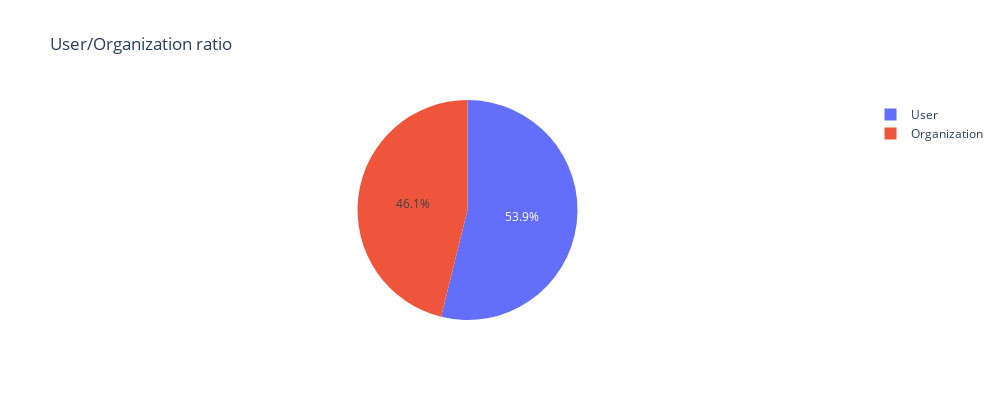
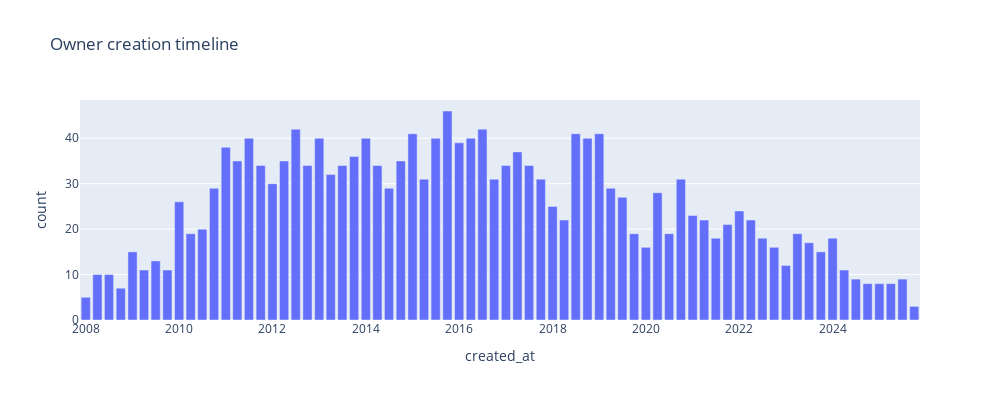
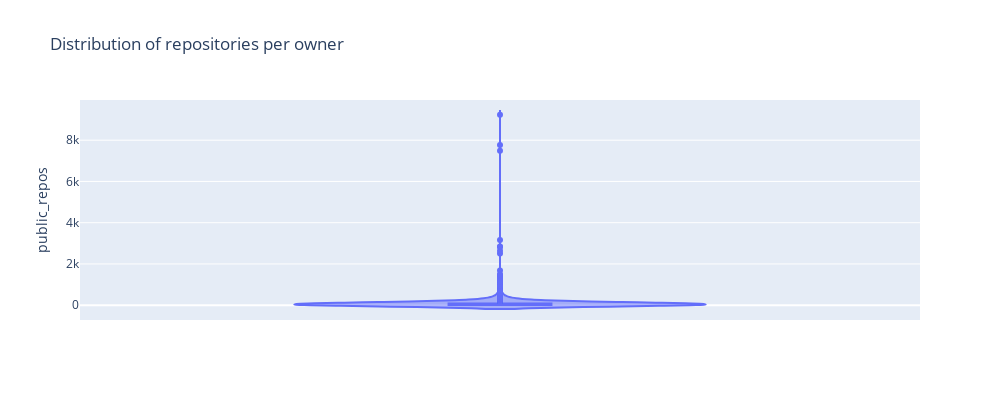
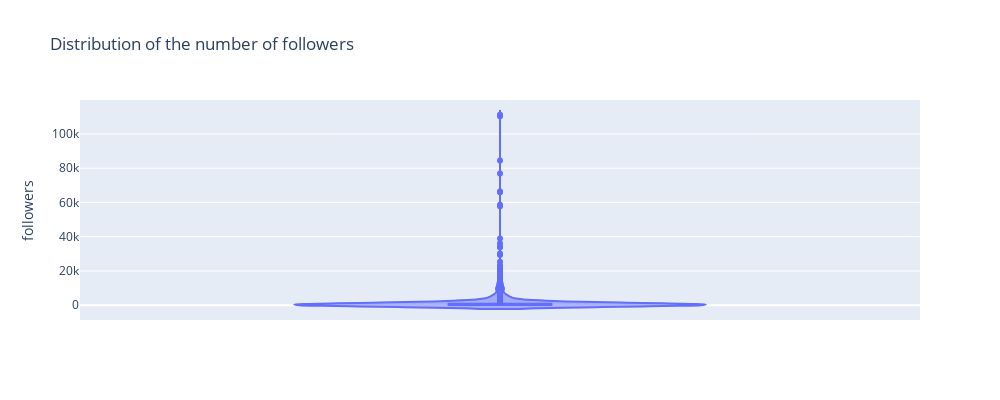

Here is the notebook cell these charts were saved with, in order:
### Markdown cell above
## Owners Data Analysis

This section explores characteristics of repository owners, including owner types, activity levels, and popularity metrics.

### Code cell
# User vs Organization ratio
fig = px.pie(
    owners,
    names='owner_type',
    title='User/Organization ratio'
)
fig.show()


# Owner creation timeline
fig = px.bar(
    owners.groupby(pd.Grouper(key='created_at', freq='QS')).size().reset_index(name='count'), 
    x='created_at', 
    y='count', 
    title='Owner creation timeline'
)
fig.show()

df_max = owner_snaps.groupby('owner_id').max()[['followers', 'public_repos']]

# Distribution of repositories per owner
fig = px.violin(
    df_max,
    y='public_repos',
    box=True,
    points='outliers',
    title='Distribution of repositories per owner'
)
fig.show()

# Distribution of followers per owner
fig = px.violin(
    df_max,
    y='followers',
    box=True,
    points='outliers',
    title='Distribution of the number of followers'
)
fig.show()

### Figure 1 — Plotly figure (JSON) as saved in the notebook; plotly's stock layout.template omitted (floating-point values rounded to 4 significant figures; data arrays with more than 128 entries replaced by an {"elided": "..."} marker saying what was removed)
{"data": [{"domain": {"x": [0, 1], "y": [0, 1]}, "hovertemplate": "owner_type=%{label}<extra></extra>", "labels": {"elided": "1829 str values"}, "legendgroup": "", "name": "", "showlegend": true, "type": "pie"}], "layout": {"height": 400, "legend": {"tracegroupgap": 0}, "title": {"text": "User/Organization ratio"}, "width": 1000}}

### Figure 2 — Plotly figure (JSON) as saved in the notebook; plotly's stock layout.template omitted (floating-point values rounded to 4 significant figures)
{"data": [{"hovertemplate": "created_at=%{x}<br>count=%{y}<extra></extra>", "legendgroup": "", "marker": {"color": "#636efa", "pattern": {"shape": ""}}, "name": "", "orientation": "v", "showlegend": false, "textposition": "auto", "type": "bar", "x": ["2008-01-01T00:00:00.000000000", "2008-04-01T00:00:00.000000000", "2008-07-01T00:00:00.000000000", "2008-10-01T00:00:00.000000000", "2009-01-01T00:00:00.000000000", "2009-04-01T00:00:00.000000000", "2009-07-01T00:00:00.000000000", "2009-10-01T00:00:00.000000000", "2010-01-01T00:00:00.000000000", "2010-04-01T00:00:00.000000000", "2010-07-01T00:00:00.000000000", "2010-10-01T00:00:00.000000000", "2011-01-01T00:00:00.000000000", "2011-04-01T00:00:00.000000000", "2011-07-01T00:00:00.000000000", "2011-10-01T00:00:00.000000000", "2012-01-01T00:00:00.000000000", "2012-04-01T00:00:00.000000000", "2012-07-01T00:00:00.000000000", "2012-10-01T00:00:00.000000000", "2013-01-01T00:00:00.000000000", "2013-04-01T00:00:00.000000000", "2013-07-01T00:00:00.000000000", "2013-10-01T00:00:00.000000000", "2014-01-01T00:00:00.000000000", "2014-04-01T00:00:00.000000000", "2014-07-01T00:00:00.000000000", "2014-10-01T00:00:00.000000000", "2015-01-01T00:00:00.000000000", "2015-04-01T00:00:00.000000000", "2015-07-01T00:00:00.000000000", "2015-10-01T00:00:00.000000000", "2016-01-01T00:00:00.000000000", "2016-04-01T00:00:00.000000000", "2016-07-01T00:00:00.000000000", "2016-10-01T00:00:00.000000000", "2017-01-01T00:00:00.000000000", "2017-04-01T00:00:00.000000000", "2017-07-01T00:00:00.000000000", "2017-10-01T00:00:00.000000000", "2018-01-01T00:00:00.000000000", "2018-04-01T00:00:00.000000000", "2018-07-01T00:00:00.000000000", "2018-10-01T00:00:00.000000000", "2019-01-01T00:00:00.000000000", "2019-04-01T00:00:00.000000000", "2019-07-01T00:00:00.000000000", "2019-10-01T00:00:00.000000000", "2020-01-01T00:00:00.000000000", "2020-04-01T00:00:00.000000000", "2020-07-01T00:00:00.000000000", "2020-10-01T00:00:00.000000000", "2021-01-01T00:00:00.000000000", "2021-04-01T00:00:00.000000000", "2021-07-01T00:00:00.000000000", "2021-10-01T00:00:00.000000000", "2022-01-01T00:00:00.000000000", "2022-04-01T00:00:00.000000000", "2022-07-01T00:00:00.000000000", "2022-10-01T00:00:00.000000000", "2023-01-01T00:00:00.000000000", "2023-04-01T00:00:00.000000000", "2023-07-01T00:00:00.000000000", "2023-10-01T00:00:00.000000000", "2024-01-01T00:00:00.000000000", "2024-04-01T00:00:00.000000000", "2024-07-01T00:00:00.000000000", "2024-10-01T00:00:00.000000000", "2025-01-01T00:00:00.000000000", "2025-04-01T00:00:00.000000000", "2025-07-01T00:00:00.000000000", "2025-10-01T00:00:00.000000000"], "xaxis": "x", "y": [5, 10, 10, 7, 15, 11, 13, 11, 26, 19, 20, 29, 38, 35, 40, 34, 30, 35, 42, 34, 40, 32, 34, 36, 40, 34, 29, 35, 41, 31, 40, 46, 39, 40, 42, 31, 34, 37, 34, 31, 25, 22, 41, 40, 41, 29, 27, 19, 16, 28, 19, 31, 23, 22, 18, 21, 24, 22, 18, 16, 12, 19, 17, 15, 18, 11, 9, 8, 8, 8, 9, 3], "yaxis": "y"}], "layout": {"barmode": "relative", "height": 400, "legend": {"tracegroupgap": 0}, "title": {"text": "Owner creation timeline"}, "width": 1000, "xaxis": {"anchor": "y", "domain": [0, 1], "title": {"text": "created_at"}}, "yaxis": {"anchor": "x", "domain": [0, 1], "title": {"text": "count"}}}}

### Figure 3 — Plotly figure (JSON) as saved in the notebook; plotly's stock layout.template omitted (floating-point values rounded to 4 significant figures; data arrays with more than 128 entries replaced by an {"elided": "..."} marker saying what was removed)
{"data": [{"alignmentgroup": "True", "box": {"visible": true}, "hovertemplate": "public_repos=%{y}<extra></extra>", "legendgroup": "", "marker": {"color": "#636efa"}, "name": "", "offsetgroup": "", "orientation": "v", "points": "outliers", "scalegroup": "True", "showlegend": false, "type": "violin", "x0": " ", "xaxis": "x", "y": {"elided": "1829 int values"}, "y0": " ", "yaxis": "y"}], "layout": {"height": 400, "legend": {"tracegroupgap": 0}, "title": {"text": "Distribution of repositories per owner"}, "violinmode": "group", "width": 1000, "xaxis": {"anchor": "y", "domain": [0, 1]}, "yaxis": {"anchor": "x", "domain": [0, 1], "title": {"text": "public_repos"}}}}

### Figure 4 — Plotly figure (JSON) as saved in the notebook; plotly's stock layout.template omitted (floating-point values rounded to 4 significant figures; data arrays with more than 128 entries replaced by an {"elided": "..."} marker saying what was removed)
{"data": [{"alignmentgroup": "True", "box": {"visible": true}, "hovertemplate": "followers=%{y}<extra></extra>", "legendgroup": "", "marker": {"color": "#636efa"}, "name": "", "offsetgroup": "", "orientation": "v", "points": "outliers", "scalegroup": "True", "showlegend": false, "type": "violin", "x0": " ", "xaxis": "x", "y": {"elided": "1829 int values"}, "y0": " ", "yaxis": "y"}], "layout": {"height": 400, "legend": {"tracegroupgap": 0}, "title": {"text": "Distribution of the number of followers"}, "violinmode": "group", "width": 1000, "xaxis": {"anchor": "y", "domain": [0, 1]}, "yaxis": {"anchor": "x", "domain": [0, 1], "title": {"text": "followers"}}}}
